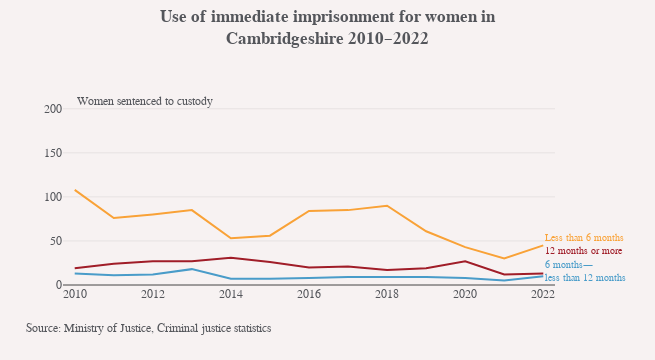
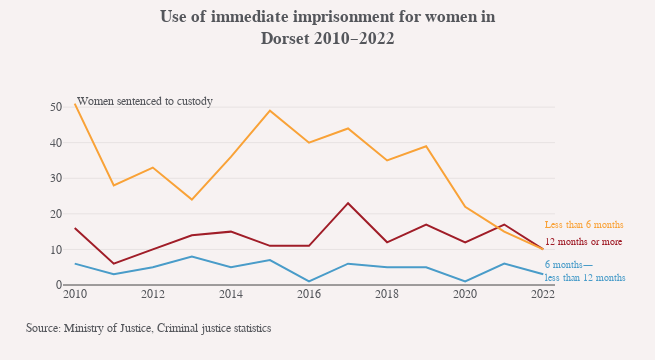
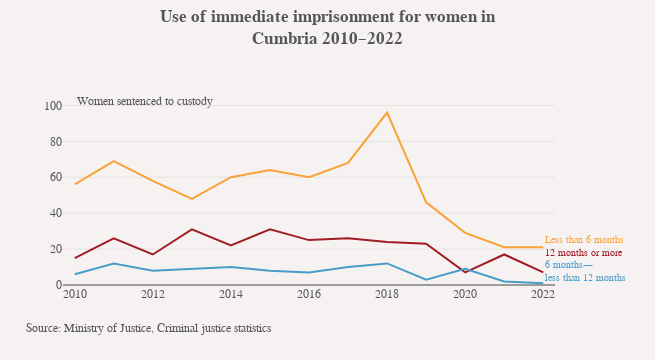
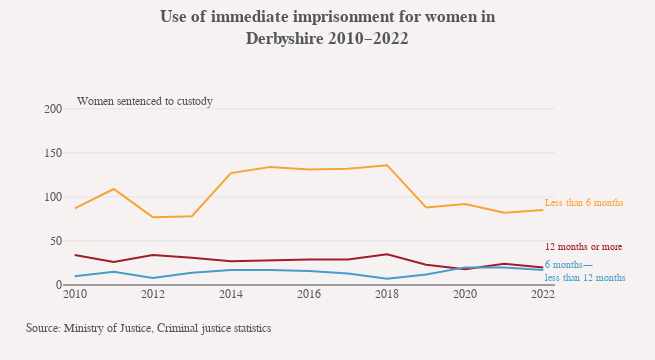

These figures' notebook cell, in order:
### Code cell
for record in pfa_adjustments:
    adjusted_chart(record=record, output='save')

### Figure 1 — Plotly figure (JSON) as saved in the notebook; plotly's stock layout.template omitted (floating-point values rounded to 4 significant figures)
{"data": [{"hovertemplate": "%{y}<extra></extra>", "meta": "Cambridgeshire", "mode": "lines", "name": "12 months or more", "type": "scatter", "x": [2010, 2011, 2012, 2013, 2014, 2015, 2016, 2017, 2018, 2019, 2020, 2021, 2022], "y": [19, 24, 27, 27, 31, 26, 20, 21, 17, 19, 27, 12, 13]}, {"hovertemplate": "%{y}<extra></extra>", "meta": "Cambridgeshire", "mode": "lines", "name": "6 months—<br>less than 12 months", "type": "scatter", "x": [2010, 2011, 2012, 2013, 2014, 2015, 2016, 2017, 2018, 2019, 2020, 2021, 2022], "y": [13, 11, 12, 18, 7, 7, 8, 9, 9, 9, 8, 5, 10]}, {"hovertemplate": "%{y}<extra></extra>", "meta": "Cambridgeshire", "mode": "lines", "name": "Less than 6 months", "type": "scatter", "x": [2010, 2011, 2012, 2013, 2014, 2015, 2016, 2017, 2018, 2019, 2020, 2021, 2022], "y": [108, 76, 80, 85, 53, 56, 84, 85, 90, 61, 43, 30, 45]}], "layout": {"annotations": [{"align": "left", "font": {"color": "#A01D28", "size": 10}, "showarrow": false, "text": "12 months or more", "x": 2022, "xanchor": "left", "xref": "x", "y": 31, "yanchor": "bottom", "yref": "y"}, {"align": "left", "font": {"color": "#499CC9", "size": 10}, "showarrow": false, "text": "6 months—<br>less than 12 months", "x": 2022, "xanchor": "left", "xref": "x", "y": 0, "yanchor": "bottom", "yref": "y"}, {"align": "left", "font": {"color": "#F9A237", "size": 10}, "showarrow": false, "text": "Less than 6 months", "x": 2022, "xanchor": "left", "xref": "x", "y": 45, "yanchor": "bottom", "yref": "y"}, {"font": {"size": 12}, "showarrow": false, "text": "Source: Ministry of Justice, Criminal justice statistics", "x": -0.08, "xanchor": "left", "xref": "paper", "y": -0.19, "yanchor": "top", "yref": "paper"}, {"align": "left", "font": {"size": 12}, "showarrow": false, "text": "Women sentenced to custody", "x": 2010, "xanchor": "left", "xref": "x", "y": 1.04, "yref": "paper"}], "height": 360, "hovermode": "x", "margin": {"b": 75, "l": 63, "r": 100}, "title": {"text": "<b>Use of immediate imprisonment for women in<br>Cambridgeshire 2010–2022</b>"}, "width": 655, "xaxis": {"dtick": 2, "range": [2010.0, 2022.0], "tick0": 2010}, "yaxis": {"range": [0, 210], "tick0": 0, "tickformat": ",.0f", "title": {"text": ""}}}}

### Figure 2 — Plotly figure (JSON) as saved in the notebook; plotly's stock layout.template omitted (floating-point values rounded to 4 significant figures)
{"data": [{"hovertemplate": "%{y}<extra></extra>", "meta": "Dorset", "mode": "lines", "name": "12 months or more", "type": "scatter", "x": [2010, 2011, 2012, 2013, 2014, 2015, 2016, 2017, 2018, 2019, 2020, 2021, 2022], "y": [16, 6, 10, 14, 15, 11, 11, 23, 12, 17, 12, 17, 10]}, {"hovertemplate": "%{y}<extra></extra>", "meta": "Dorset", "mode": "lines", "name": "6 months—<br>less than 12 months", "type": "scatter", "x": [2010, 2011, 2012, 2013, 2014, 2015, 2016, 2017, 2018, 2019, 2020, 2021, 2022], "y": [6, 3, 5, 8, 5, 7, 1, 6, 5, 5, 1, 6, 3]}, {"hovertemplate": "%{y}<extra></extra>", "meta": "Dorset", "mode": "lines", "name": "Less than 6 months", "type": "scatter", "x": [2010, 2011, 2012, 2013, 2014, 2015, 2016, 2017, 2018, 2019, 2020, 2021, 2022], "y": [51, 28, 33, 24, 36, 49, 40, 44, 35, 39, 22, 15, 10]}], "layout": {"annotations": [{"align": "left", "font": {"color": "#A01D28", "size": 10}, "showarrow": false, "text": "12 months or more", "x": 2022, "xanchor": "left", "xref": "x", "y": 10, "yanchor": "bottom", "yref": "y"}, {"align": "left", "font": {"color": "#499CC9", "size": 10}, "showarrow": false, "text": "6 months—<br>less than 12 months", "x": 2022, "xanchor": "left", "xref": "x", "y": 0, "yanchor": "bottom", "yref": "y"}, {"align": "left", "font": {"color": "#F9A237", "size": 10}, "showarrow": false, "text": "Less than 6 months", "x": 2022, "xanchor": "left", "xref": "x", "y": 15, "yanchor": "bottom", "yref": "y"}, {"font": {"size": 12}, "showarrow": false, "text": "Source: Ministry of Justice, Criminal justice statistics", "x": -0.08, "xanchor": "left", "xref": "paper", "y": -0.19, "yanchor": "top", "yref": "paper"}, {"align": "left", "font": {"size": 12}, "showarrow": false, "text": "Women sentenced to custody", "x": 2010, "xanchor": "left", "xref": "x", "y": 1.04, "yref": "paper"}], "height": 360, "hovermode": "x", "margin": {"b": 75, "l": 63, "r": 100}, "title": {"text": "<b>Use of immediate imprisonment for women in<br>Dorset 2010–2022</b>"}, "width": 655, "xaxis": {"dtick": 2, "range": [2010.0, 2022.0], "tick0": 2010}, "yaxis": {"range": [0, 52], "tick0": 0, "tickformat": ",.0f", "title": {"text": ""}}}}

### Figure 3 — Plotly figure (JSON) as saved in the notebook; plotly's stock layout.template omitted (floating-point values rounded to 4 significant figures)
{"data": [{"hovertemplate": "%{y}<extra></extra>", "meta": "Cumbria", "mode": "lines", "name": "12 months or more", "type": "scatter", "x": [2010, 2011, 2012, 2013, 2014, 2015, 2016, 2017, 2018, 2019, 2020, 2021, 2022], "y": [15, 26, 17, 31, 22, 31, 25, 26, 24, 23, 7, 17, 7]}, {"hovertemplate": "%{y}<extra></extra>", "meta": "Cumbria", "mode": "lines", "name": "6 months—<br>less than 12 months", "type": "scatter", "x": [2010, 2011, 2012, 2013, 2014, 2015, 2016, 2017, 2018, 2019, 2020, 2021, 2022], "y": [6, 12, 8, 9, 10, 8, 7, 10, 12, 3, 9, 2, 1]}, {"hovertemplate": "%{y}<extra></extra>", "meta": "Cumbria", "mode": "lines", "name": "Less than 6 months", "type": "scatter", "x": [2010, 2011, 2012, 2013, 2014, 2015, 2016, 2017, 2018, 2019, 2020, 2021, 2022], "y": [56, 69, 58, 48, 60, 64, 60, 68, 96, 46, 29, 21, 21]}], "layout": {"annotations": [{"align": "left", "font": {"color": "#A01D28", "size": 10}, "showarrow": false, "text": "12 months or more", "x": 2022, "xanchor": "left", "xref": "x", "y": 14, "yanchor": "bottom", "yref": "y"}, {"align": "left", "font": {"color": "#499CC9", "size": 10}, "showarrow": false, "text": "6 months—<br>less than 12 months", "x": 2022, "xanchor": "left", "xref": "x", "y": 0, "yanchor": "bottom", "yref": "y"}, {"align": "left", "font": {"color": "#F9A237", "size": 10}, "showarrow": false, "text": "Less than 6 months", "x": 2022, "xanchor": "left", "xref": "x", "y": 21, "yanchor": "bottom", "yref": "y"}, {"font": {"size": 12}, "showarrow": false, "text": "Source: Ministry of Justice, Criminal justice statistics", "x": -0.08, "xanchor": "left", "xref": "paper", "y": -0.19, "yanchor": "top", "yref": "paper"}, {"align": "left", "font": {"size": 12}, "showarrow": false, "text": "Women sentenced to custody", "x": 2010, "xanchor": "left", "xref": "x", "y": 1.04, "yref": "paper"}], "height": 360, "hovermode": "x", "margin": {"b": 75, "l": 63, "r": 100}, "title": {"text": "<b>Use of immediate imprisonment for women in<br>Cumbria 2010–2022</b>"}, "width": 655, "xaxis": {"dtick": 2, "range": [2010.0, 2022.0], "tick0": 2010}, "yaxis": {"range": [0, 103], "tick0": 0, "tickformat": ",.0f", "title": {"text": ""}}}}

### Figure 4 — Plotly figure (JSON) as saved in the notebook; plotly's stock layout.template omitted (floating-point values rounded to 4 significant figures)
{"data": [{"hovertemplate": "%{y}<extra></extra>", "meta": "Derbyshire", "mode": "lines", "name": "12 months or more", "type": "scatter", "x": [2010, 2011, 2012, 2013, 2014, 2015, 2016, 2017, 2018, 2019, 2020, 2021, 2022], "y": [34, 26, 34, 31, 27, 28, 29, 29, 35, 23, 18, 24, 20]}, {"hovertemplate": "%{y}<extra></extra>", "meta": "Derbyshire", "mode": "lines", "name": "6 months—<br>less than 12 months", "type": "scatter", "x": [2010, 2011, 2012, 2013, 2014, 2015, 2016, 2017, 2018, 2019, 2020, 2021, 2022], "y": [10, 15, 8, 14, 17, 17, 16, 13, 7, 12, 20, 20, 17]}, {"hovertemplate": "%{y}<extra></extra>", "meta": "Derbyshire", "mode": "lines", "name": "Less than 6 months", "type": "scatter", "x": [2010, 2011, 2012, 2013, 2014, 2015, 2016, 2017, 2018, 2019, 2020, 2021, 2022], "y": [87, 109, 77, 78, 127, 134, 131, 132, 136, 88, 92, 82, 85]}], "layout": {"annotations": [{"align": "left", "font": {"color": "#A01D28", "size": 10}, "showarrow": false, "text": "12 months or more", "x": 2022, "xanchor": "left", "xref": "x", "y": 35, "yanchor": "bottom", "yref": "y"}, {"align": "left", "font": {"color": "#499CC9", "size": 10}, "showarrow": false, "text": "6 months—<br>less than 12 months", "x": 2022, "xanchor": "left", "xref": "x", "y": 0, "yanchor": "bottom", "yref": "y"}, {"align": "left", "font": {"color": "#F9A237", "size": 10}, "showarrow": false, "text": "Less than 6 months", "x": 2022, "xanchor": "left", "xref": "x", "y": 85, "yanchor": "bottom", "yref": "y"}, {"font": {"size": 12}, "showarrow": false, "text": "Source: Ministry of Justice, Criminal justice statistics", "x": -0.08, "xanchor": "left", "xref": "paper", "y": -0.19, "yanchor": "top", "yref": "paper"}, {"align": "left", "font": {"size": 12}, "showarrow": false, "text": "Women sentenced to custody", "x": 2010, "xanchor": "left", "xref": "x", "y": 1.04, "yref": "paper"}], "height": 360, "hovermode": "x", "margin": {"b": 75, "l": 63, "r": 100}, "title": {"text": "<b>Use of immediate imprisonment for women in<br>Derbyshire 2010–2022</b>"}, "width": 655, "xaxis": {"dtick": 2, "range": [2010.0, 2022.0], "tick0": 2010}, "yaxis": {"range": [0, 210], "tick0": 0, "tickformat": ",.0f", "title": {"text": ""}}}}
